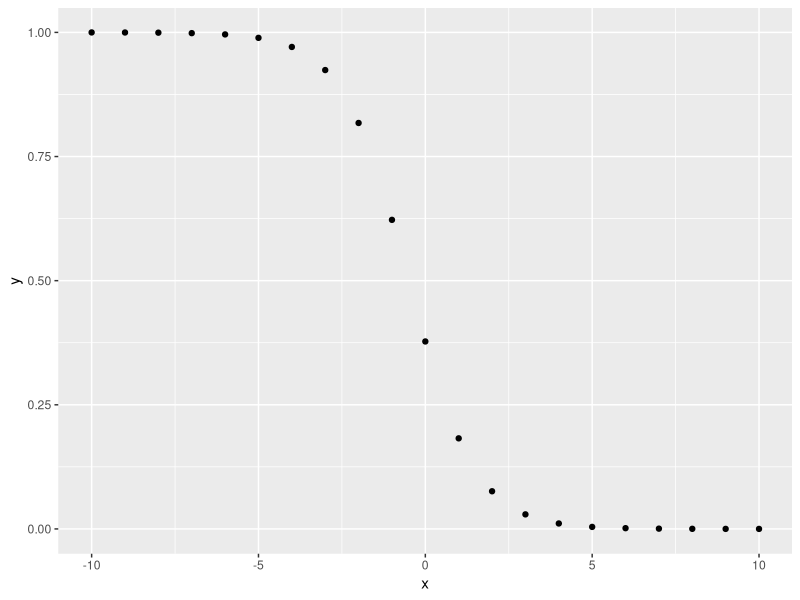
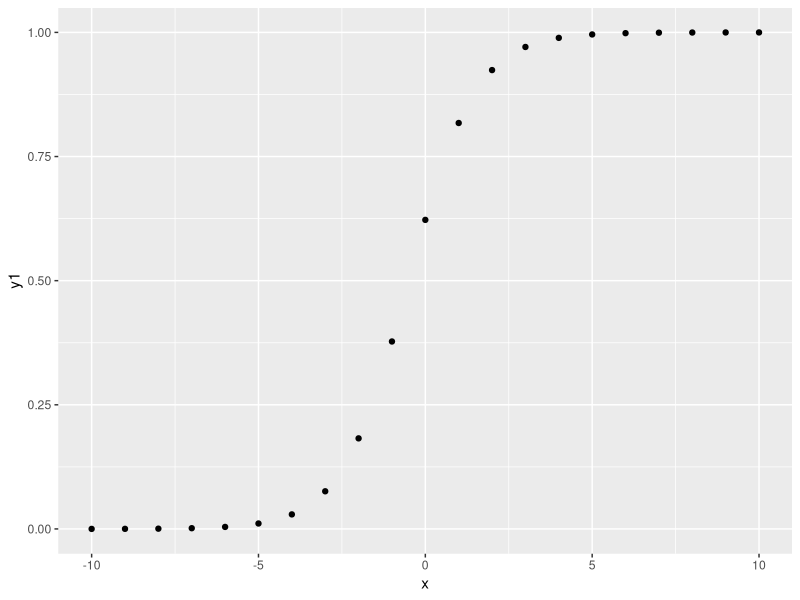

Here is the R script that generated these plots, in order: (Note: this script raises an error after producing the figures.)
## ---- chunk 1
knitr::opts_chunk$set(echo = TRUE)
## ---- chunk 2
#for graphs
x <- c(-10:10)
Beta0 = 0.5
intercept = 1
#formula
y <- 1/(1 + exp((Beta0 + intercept*x)))


library(ggplot2)
qplot(x,y)

#formula for inverse
y1 <- exp((Beta0 + intercept*x)) / (1 + exp((Beta0 + intercept*x)))

qplot (x,y1)


#functions
#Logistic
function1 <- function(Beta) { x <- c(-10:10)
Beta0 = 0.5
intercept = 1
y <- 1/(1 + exp((Beta0 + intercept*x)))
}

#Inverse Logistic

function2 <- function(Beta) { x <- c(-10:10)
Beta0 = 0.5
intercept = 1
y <- exp((Beta0 + intercept*x)) / (1 + exp((Beta0 + intercept*x)))
}
## ---- chunk 3

library(caret)
library(knitr)
library(pROC)
# Columns not related to exercise performance.
col.nrel <- c("day", "hour", "minute", "lat", 
              "lon", "alt", "tz","dst","speed")

# Columns with near zero variance
nsv <- nearZeroVar(c, saveMetrics = TRUE)
col.nzvs <- rownames(nsv[nsv$nzv == TRUE, ])
# Update the training set with the remaining fields
col.drops <- c(col.nrel, col.nzvs)
data <- c[,!(names(c) %in% col.drops)]
col.names = colnames(data)

# Delete missing values.
data1 <- na.omit(data)
col.names
str(data1)

#Create a season variable
data1$season<-5
data1$season[data1$month<3 | data1$month==12] <- 1
data1$season[3<=data1$month & data1$month<=5] <- 2
data1$season[6<data1$month & data1$month<=8] <- 3
data1$season[9 <= data1$month & data1$month<=11] <- 4

# Convert "month" to factor
data1$season<-as.factor(data1$season)

## ---- chunk 4

sample<-data1[sample(nrow(data1), 10000), ]


## ---- chunk 5
sample$arr_delay22 <- ifelse(sample$arr_delay > 22,
1,0)
## ---- chunk 6
fit<-glm(formula = arr_delay22 ~ season+dep_delay  +  
  carrier+flight+ origin+ dep_delay+  air_time  + distance   + engine+ seats, family = binomial(link = "logit"),  data = sample)
summary(fit)
